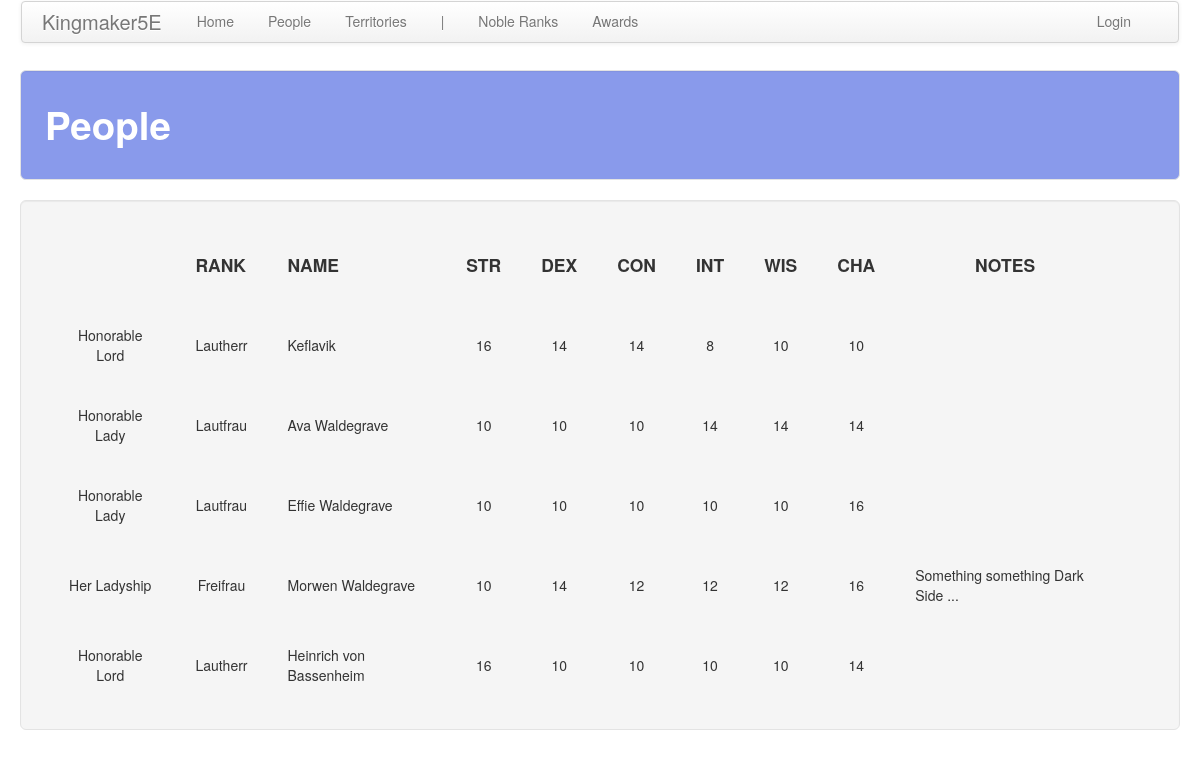
The app's page /people/, older data.
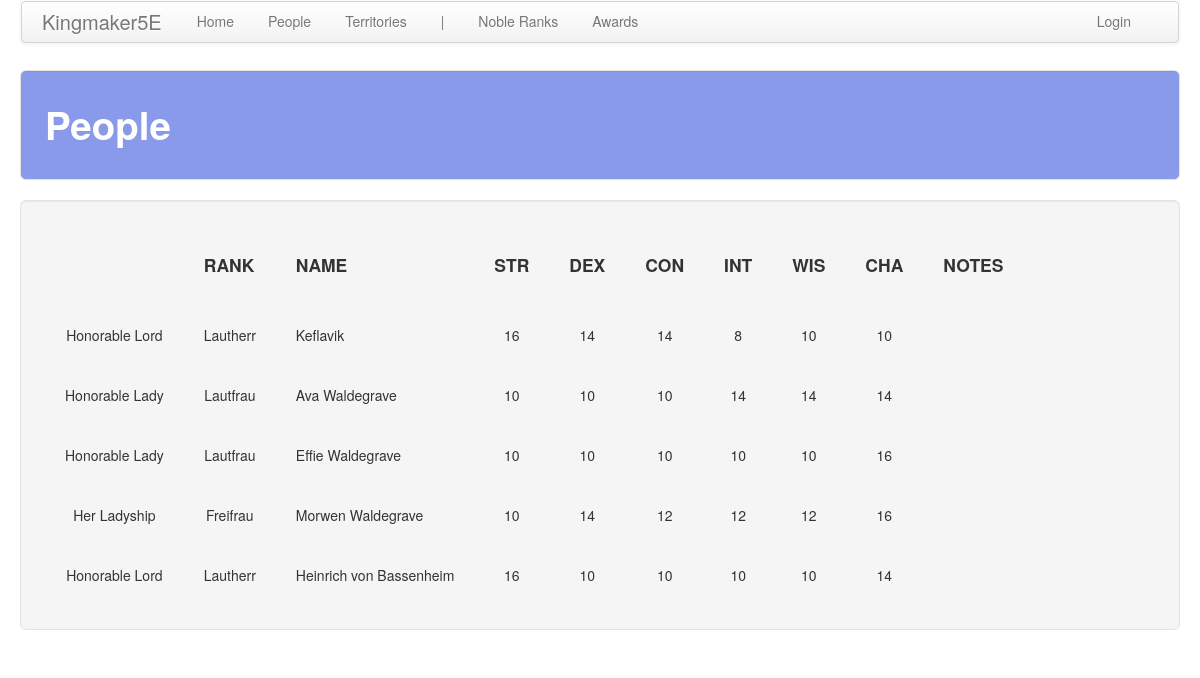
The same page, newer data.
### people/models.py (models this page shows, shortened)
class Person(models.Model):
    first_name = models.CharField(max_length=default_max_length)
    middle_name = models.CharField(max_length=default_max_length, blank=True)
    last_name = models.CharField(max_length=default_max_length, blank=True)
    gender = models.ForeignKey(
        Gender, on_delete=models.CASCADE, related_name='people', related_query_name='person')
    noble_rank = models.ForeignKey(
        NobleRank, on_delete=models.CASCADE, related_name='people', related_query_name='person', blank=True, null=True
    )
    str = models.IntegerField(default=10)
    dex = models.IntegerField(default=10)
    con = models.IntegerField(default=10)
    int = models.IntegerField(default=10)
    wis = models.IntegerField(default=10)
    cha = models.IntegerField(default=10)
    notes = models.TextField(blank=True)

class NobleRank(models.Model):
    rank = models.CharField(max_length=default_max_length)
    male_title = models.CharField(max_length=default_max_length)
    female_title = models.CharField(max_length=default_max_length)
    male_honorific = models.CharField(max_length=default_max_length)
    female_honorific = models.CharField(max_length=default_max_length)
    desc = models.TextField(blank=True)

### people/views.py (the view)
# urls.py: path('', views.people, name='people'),
def people(request):
    return show_all_items(
        request, app_name, a_obj, a_plural, sort='last_name', sort_2='first_name'
    )

### common/__init__.py (called while the page is built)
def show_all_items(request, app_name, obj, obj_plural, sort=None, sort_2=None):
    obj_plural = obj_plural.replace(' ', '_')
    if sort is None:
        items = obj.objects.all()
    elif sort_2 is None:
        items = obj.objects.order_by(sort)
    else:
        items = obj.objects.order_by(sort, sort_2)
    return render(
        request, '%s/%s.html' % (app_name, obj_plural),
        {'title': obj_plural.capitalize(), obj_plural: items}
    )

### people/templates/people/people.html (shortened to what this page needs)
<!DOCTYPE html>
{% extends 'people/base.html' %}
{% block table_header %}
    <th class="th_ccell"><h4></h4></th>
    <th class="th_lcell"><h4>RANK</h4></th>
    <th class="th_lcell"><h4>NAME</h4></th>
    <th class="th_ccell"><h4>STR</h4></th>
    <th class="th_ccell"><h4>DEX</h4></th>
    <th class="th_ccell"><h4>CON</h4></th>
    <th class="th_ccell"><h4>INT</h4></th>
    <th class="th_ccell"><h4>WIS</h4></th>
    <th class="th_ccell"><h4>CHA</h4></th>
    <th class="th_ccell"><h4>NOTES</h4></th>
    <th class="th_ccell"><h4></h4></th>
{% endblock %}
{% block table_body %}
    {% for person in people %}
        <tr>
            <td class="tb_ccell">
                {% if person.noble_rank is not None %}
                    {% if person.gender.name == "Female" %}
                        {{ person.noble_rank.female_honorific }}
                    {% else %}
                        {{ person.noble_rank.male_honorific }}
                    {% endif %}
                {% endif %}
            </td>
            <td class="tb_ccell">
                {% if person.noble_rank is not None %}
                    {% if person.gender.name == "Female" %}
                        {{ person.noble_rank.female_title }}
                    {% else %}
                        {{ person.noble_rank.male_title }}
                    {% endif %}
                {% endif %}
            </td>
            <td class="tb_lcell">
                {{ person.first_name }} {{ person.last_name }}
            </td>
            <td class="tb_ccell">{{ person.str }}</td>
            <td class="tb_ccell">{{ person.dex }}</td>
            <td class="tb_ccell">{{ person.con }}</td>
            <td class="tb_ccell">{{ person.int }}</td>
            <td class="tb_ccell">{{ person.wis }}</td>
            <td class="tb_ccell">{{ person.cha }}</td>
            <td class="tb_lcell">{{ person.notes }}</td>
            <td class="tb_ccell">
            </td>
        </tr>
    {% endfor %}
{% endblock %}

Row changes from the older to the newer data that the page shows:
changed Person "Morwen": notes "Something something Dark Side ..." → (not shown)
